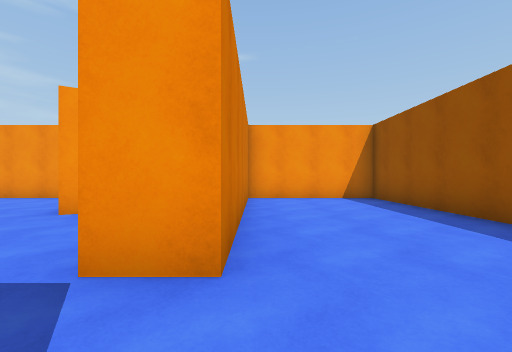
[1] (above)

18 first-person views from a walk through a 3-D level made in the Unity game engine. The camera is 1.3 m above the floor, looks level and sees 90° across. The floor is counted in squares, 2 m on a side. Each view is taken from the middle of a square. On the plan, view 1 faces up. The plan holds only what a view shows up to about 9 squares ahead; the rest is blank. The place goes on beyond the plan. The player is left out. Some animated figures are left out.

[2]
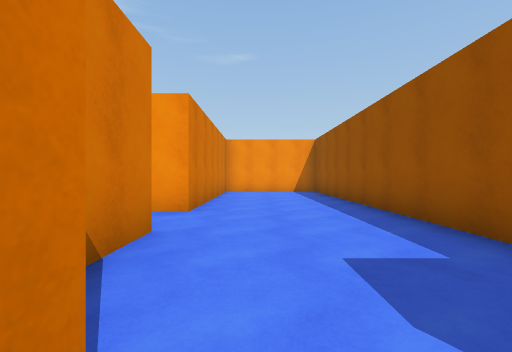

[3]
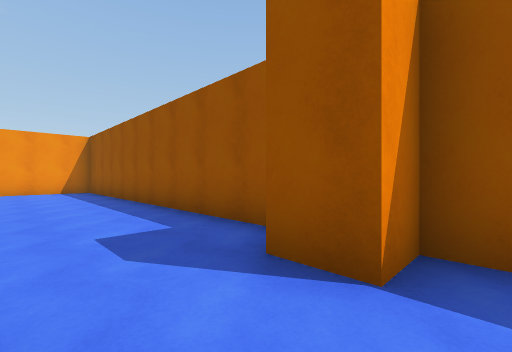

[4]
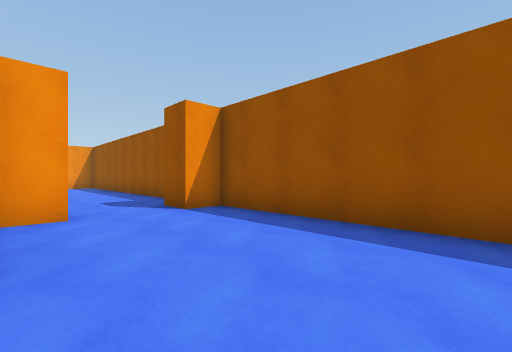

[5]
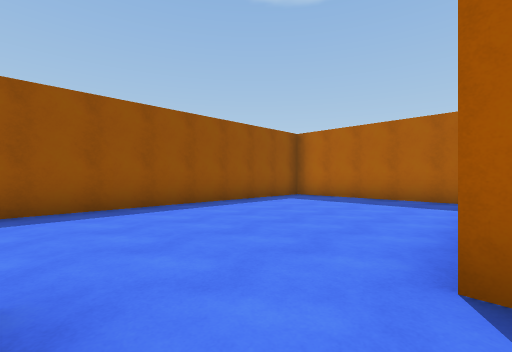

[6]
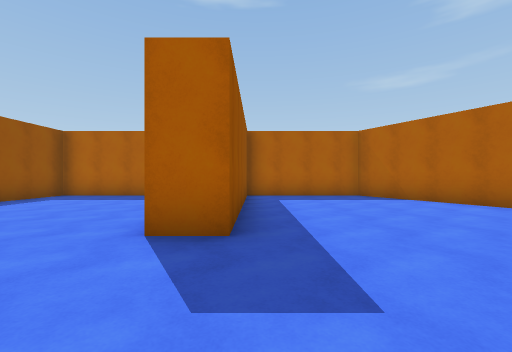

[7]
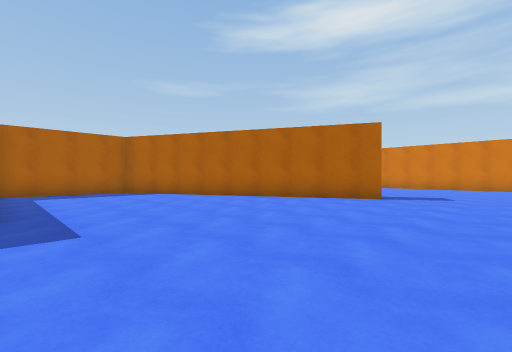

[8]
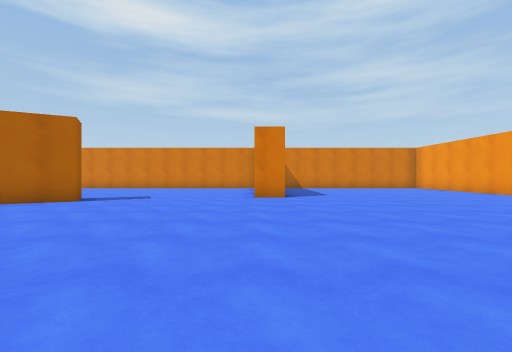

[9]
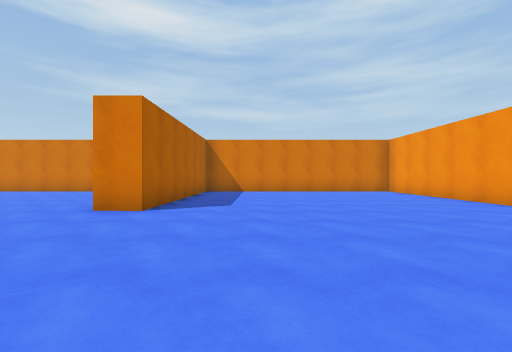

[10]
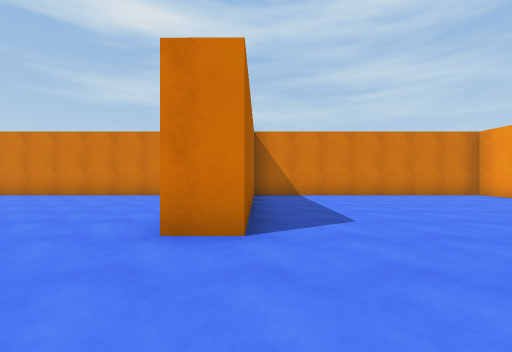

[11]
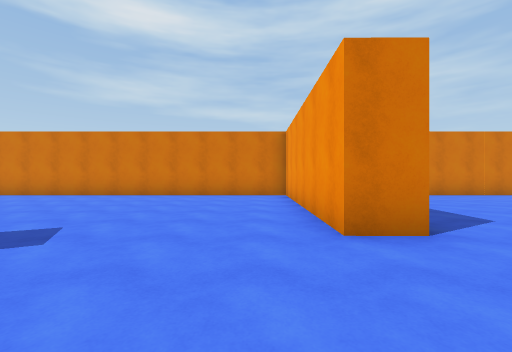

[12]
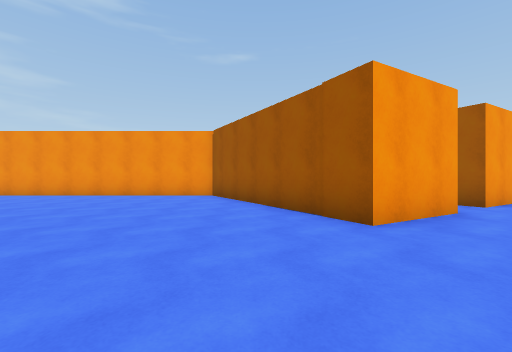

[13]
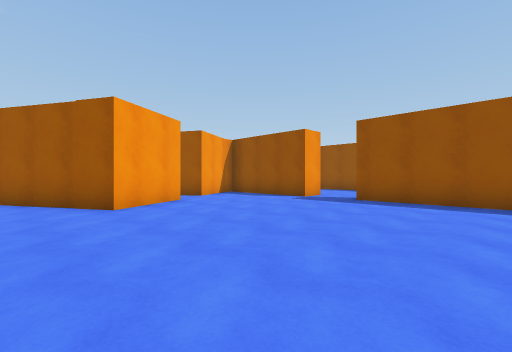

[14]
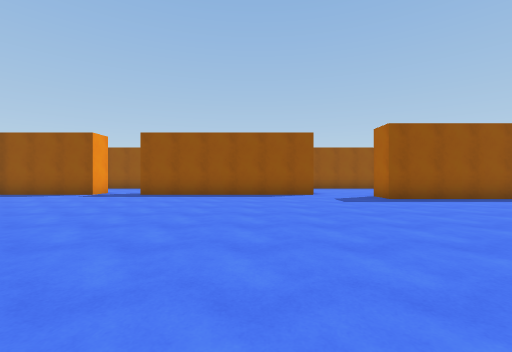

[15]
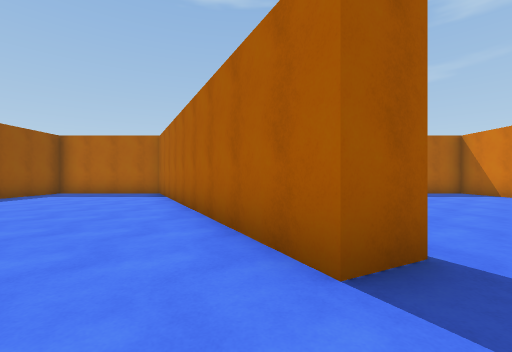

[16]
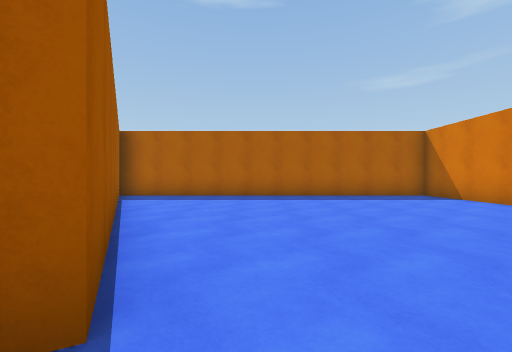

[17]
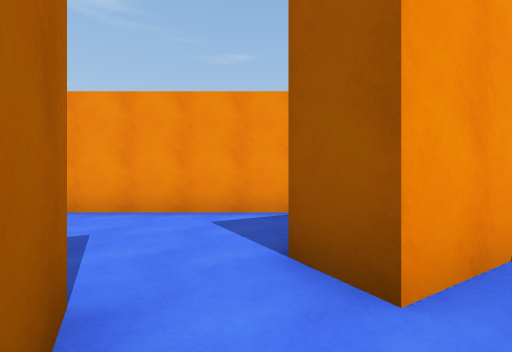

[18]
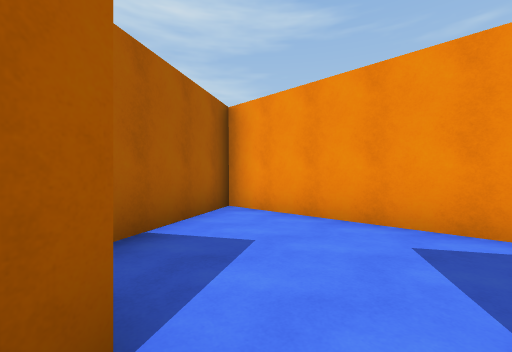

### Floor plan
Ten units are one square. View 1 is at (0, 0); x grows to the right and y downward. Boxes are objects, and circles mark ways between rooms. Rooms are numbered by the first view taken in them; rooms with no view inside come last. Other rooms are left out.
<svg viewBox="-181 -80 220 220">
<path fill="none" stroke="#000" d="M-2 0 -2 12M34 17 34 -75 -2 -75 -2 -16 -11 -16M26 35 26 25M-11 135 34 135 34 35 26 35M8 35 0 35M-163 1 -118 1 -118 10 -176 10 -176 135 -74 135M-84 117 -113 60 -105 56 -64 135 -27 135 -27 78 -17 78M-11 60 -11 0M-45 -36 -65 -24 -94 -75 -176 -75 -176 1M-11 -16 -11 -49M-20 -50 -33 -43M-50 -44 -45 -36M-34 -75 -84 -75 -68 -48M-33 -43 -37 -51"/>
<circle cx="15" cy="30" r="3" fill="#2a7"/>
<circle cx="-10" cy="-5" r="3" fill="#2a7"/>
<circle cx="-15" cy="65" r="3" fill="#2a7"/>
<circle cx="-40" cy="-40" r="3" fill="#2a7"/>
<text x="10" y="-20">1</text>
<text x="10" y="90">2</text>
<text x="-100" y="40">3</text>
<text x="-50" y="-60">4</text>
</svg>
Room 1 opens to room 2. Room 1 opens to room 3. Room 2 opens to room 3. Room 3 opens to room 4.

Where each view was taken, in squares from view 1:
view 1: 0 up, 0 right, facing up
view 2: 3 down, 1 right, facing up
view 3: 4 down, 1 right, facing up-right
view 4: 8 down, 0 right, facing up-right
view 5: 6 down, 2 left, facing down-right
view 6: 5 down, 3 left, facing down
view 7: 3 down, 3 left, facing down-left
view 8: 1 down, 4 left, facing left
view 9: 2 up, 7 left, facing left
view 10: 0 up, 9 left, facing left
view 11: 2 down, 9 left, facing left
view 12: 1 down, 8 left, facing up
view 13: 3 down, 8 left, facing up-right
view 14: 4 down, 10 left, facing right
view 15: 4 down, 10 left, facing down
view 16: 5 down, 12 left, facing down
view 17: 3 up, 4 left, facing up
view 18: 4 up, 4 left, facing up-left
